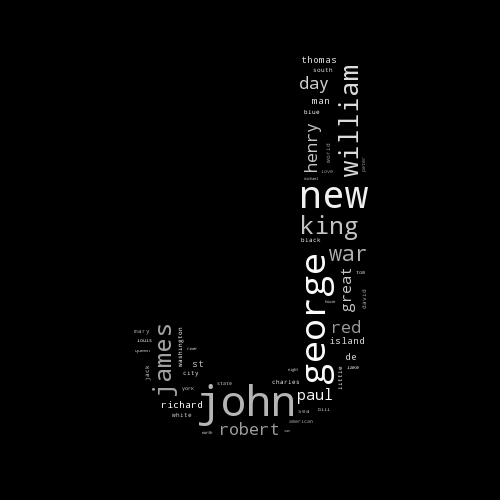

Reproduce this figure in Python.
#!/usr/bin/env python
"""
Using custom colors
====================
Using the recolor method and custom coloring functions.
"""

import numpy as np
from PIL import Image
from os import path
import matplotlib.pyplot as plt
import random

from wordcloud import WordCloud, STOPWORDS


def grey_color_func(word, font_size, position, orientation, random_state=None, **kwargs):
    return "hsl(0, 0%%, %d%%)" % random.randint(60, 100)

d = path.dirname(__file__)

# read the mask image
# taken from
# http://www.stencilry.org/stencils/movies/star%20wars/storm-trooper.gif
mask = np.array(Image.open(path.join(d, "j.jpg")))

# movie script of "a new hope"
# http://www.imsdb.com/scripts/Star-Wars-A-New-Hope.html
# May the lawyers deem this fair use.
text = open("answers.txt").read()

# preprocessing the text a little bit
# text = text.replace("HAN", "Han")
# text = text.replace("LUKE'S", "Luke")

# adding movie script specific stopwords
stopwords = set(STOPWORDS)
# stopwords.add("int")
# stopwords.add("ext")

wc = WordCloud(max_words=1000, mask=mask, stopwords=stopwords, margin=10,
               random_state=1).generate(text)
# store default colored image
default_colors = wc.to_array()
plt.title("Custom colors")
plt.imshow(wc.recolor(color_func=grey_color_func, random_state=3))
wc.to_file("word_cloud.png")
plt.axis("off")
plt.figure()
plt.title("Default colors")
plt.imshow(default_colors)
plt.axis("off")
plt.show()
